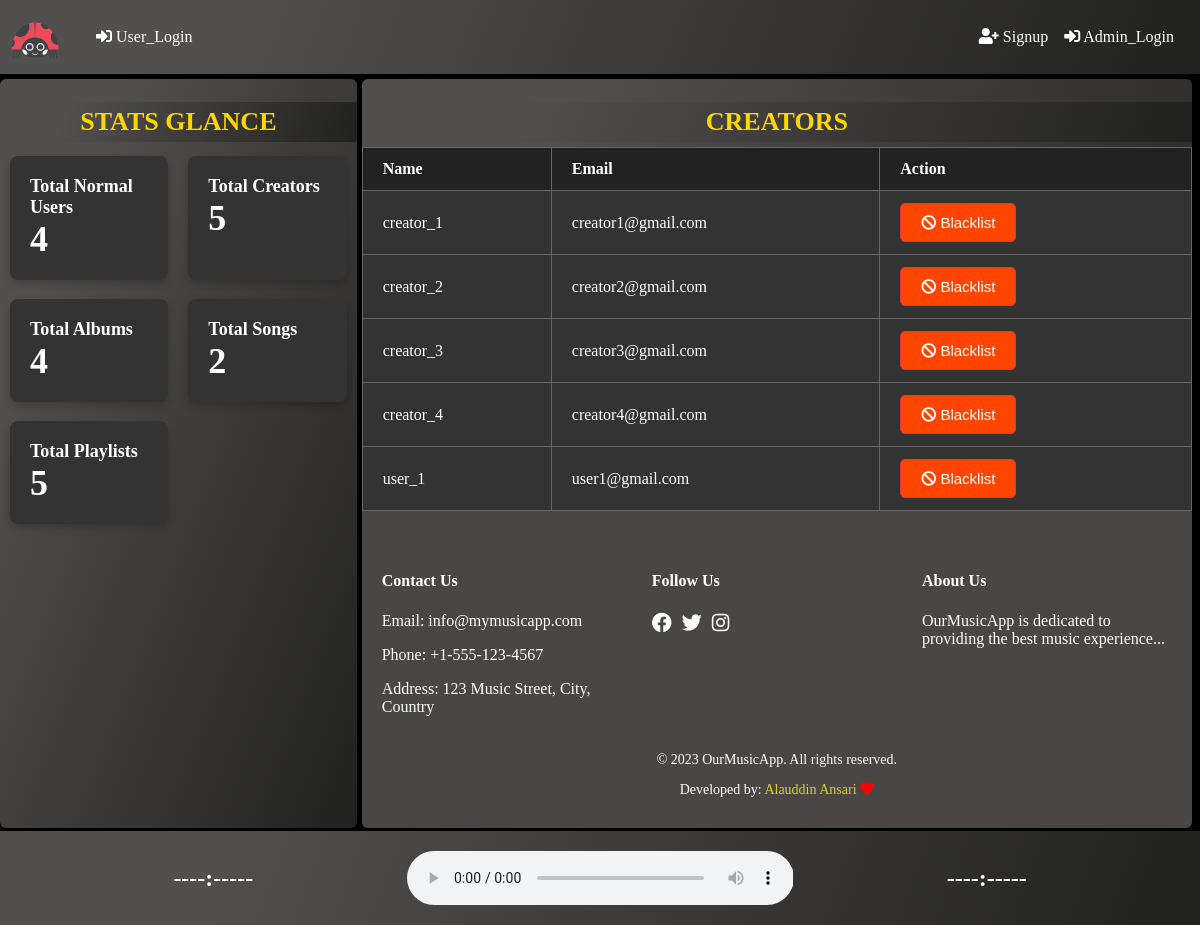
/all_creators, run on an earlier commit of the app's database.
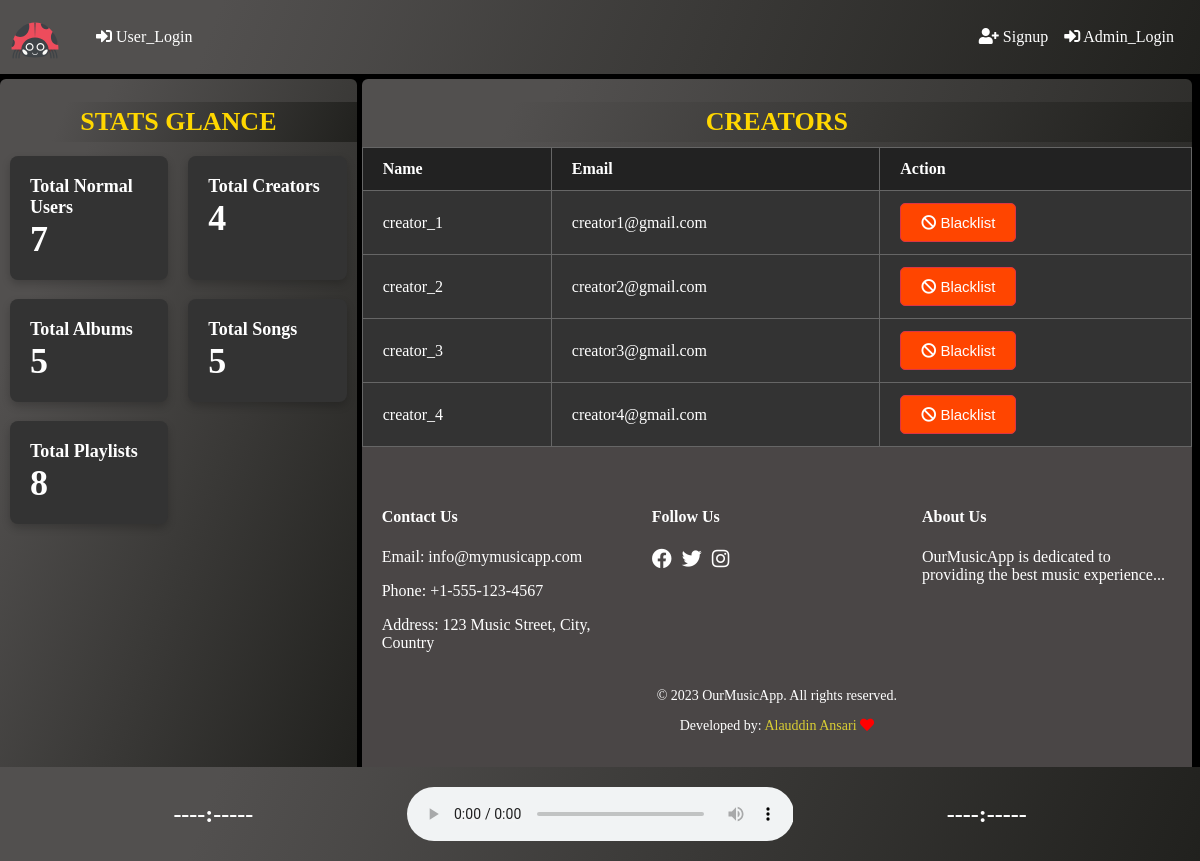
And on a later commit of the database.
### models/user_model.py (models this page shows)
class User(db.Model, UserMixin):
    id = db.Column(db.String(36), primary_key=True, default=generate_uuid, unique=True)
    username = db.Column(db.String(80), nullable=False)
    email = db.Column(db.String(120), unique=True, nullable=False)
    password = db.Column(db.String(80), nullable=False)
    role = db.Column(db.String(10), nullable=False, default='user')

### views/user_view.py (the view)
class AllCreatorsView(MethodView):
    def get(self):
        creators = User.query.filter_by(role='creator').all()
        is_flagged = list()
        for creator in creators:
            flagged_creator = FlaggedCreator.query.filter_by(user_id=creator.id).first()
            if flagged_creator:
                is_flagged.append(True)
            else:
                is_flagged.append(False)
        stats_data = admin_stats()
        return render_template('creators.html', creators=creators,is_flagged=is_flagged ,stats_data=stats_data)

### templates/creators.html
{% extends 'layout.html' %}
{% block admin_visuals %}
    <table class="data-table">
        <h1 id="heading">CREATORS</h1>
        <thead>
            <tr>
                <th>Name</th>
                <th>Email</th>
                <th>Action</th>
            </tr>
        </thead>
        <tbody>
            {% for creator in creators %}
            <tr class="data-row">
                <td>{{ creator.username }}</td>
                <td>{{ creator.email }}</td>
                <td>
                    {% if is_flagged[loop.index0] %}
                        {% set action_url = url_for('user.unflag_creator', creator_id=creator.id) %}
                        <button id="register_button" onclick="showConfirmation('{{ action_url }}')" style="background-color:#149310; border-color:darkgreen"><i class="fas fa-check"></i> Whitelist</button>
                    {% else %}
                        {% set action_url = url_for('user.flag_creator', creator_id=creator.id, admin_id=current_user.id) %}
                        <button onclick="showConfirmation('{{ action_url }}')" style="background-color: orangered;margin-right: 10px" id="delete-btn">
                            <i class="fas fa-ban"></i> Blacklist
                        </button>
                    {% endif %}
                </td>
            </tr>
            {% endfor %}
        </tbody>
    </table>
{% endblock %}
{% block admin_stats %}
    <br>
    <h1 id="heading">STATS GLANCE</h1>
    <br><br><br>
    <div class="grid-container">
        {% for stat in stats_data %}
            <div class="stat-container" style="animation: none;">
                <div class="stat_heading">
                    <h1>{{ stat['heading'] }}</h1>
                </div>
                <div class="stat_data">
                    <h1>{{ stat['total'] }}</h1>
                </div>
            </div>
        {% endfor %}
    </div>
{% endblock %}

What changed in the data, as far as the page shows it:
no longer on this page (row edited): User: username "user_1", email "user1@gmail.com"
Also different on the page:
new list line: "Total Normal Users 7"
new list line: "Total Creators 4"
new list line: "Total Albums 5"
new list line: "Total Songs 5"
new list line: "Total Playlists 8"
list line gone: "Total Normal Users 4"
list line gone: "Total Creators 5"
list line gone: "Total Albums 4"
list line gone: "Total Songs 2"
list line gone: "Total Playlists 5"
